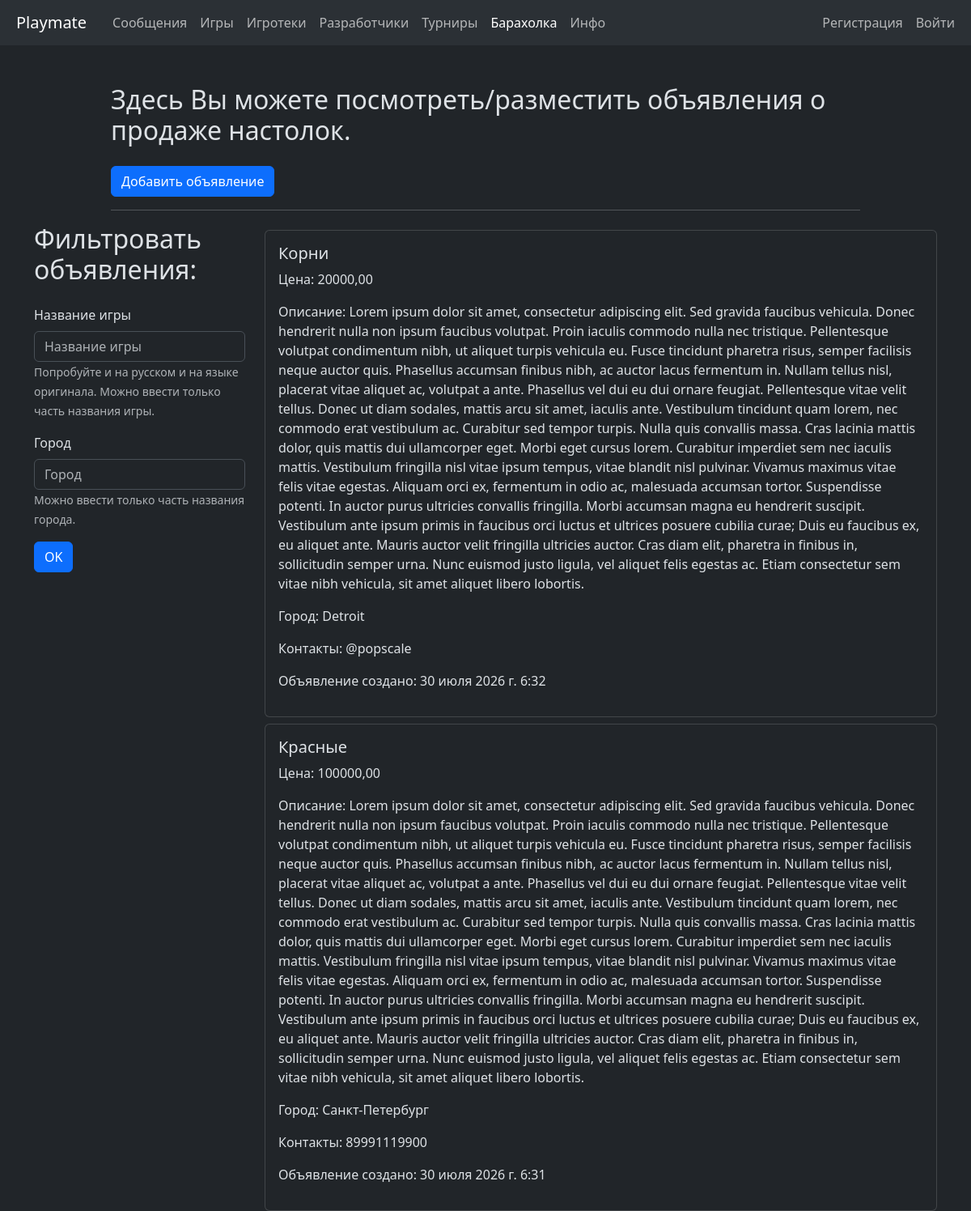
The page /main_app/sale_announcements/ on the database its author committed.
### main_app/models.py (models this page shows, shortened)
class SaleAnnouncement(models.Model):
    boardgame = models.ForeignKey(BoardGame,
                                  verbose_name='Настолка',
                                  help_text='Если в выборе нет нужной игры - создайте ее, пожалуйста ("Игры" в '
                                            'главном меню). Эту Вселенную делаете Вы ))',
                                  on_delete=models.CASCADE,
                                  blank=False,
                                  null=False)
    price = models.DecimalField(verbose_name='Цена',
                                max_digits=8,
                                decimal_places=2,
                                blank=False,
                                null=False)
    description = models.TextField(verbose_name='Описание, состояние и прочее',
                                   blank=False,
                                   null=False)
    city = models.CharField(verbose_name='Укажите Ваш город',
                            max_length=100,
                            blank=True,
                            null=True)
    contact = models.CharField(verbose_name='Контакты',
                               help_text='Укажите контакты для связи',
                               max_length=200,
                               blank=True,
                               null=True)
    created_at = models.DateTimeField(auto_now_add=True)
    created_by = models.ForeignKey(User,
                                   on_delete=models.CASCADE,
                                   null=False,
                                   related_name='sale_ann')
    class Meta:
        verbose_name = "Объявление о продаже"
        verbose_name_plural = "Объявления о продаже"
        ordering = ['-created_at']

class BoardGame(models.Model):
    title = models.CharField(verbose_name='Название игры',
                             blank=False,
                             null=False,
                             max_length=100)
    url_tesera = models.URLField(verbose_name='Ссылка на игру на сайте tesera.ru',
                                 blank=True,
                                 null=True,
                                 max_length=200)
    url_bgg = models.URLField(verbose_name='Ссылка на игру на сайте boardgamegeek.com',
                              blank=True,
                              null=True,
                              max_length=100)
    created_at = models.DateTimeField(auto_now_add=True)
    updated_at = models.DateTimeField(auto_now=True)
    created_by = models.ForeignKey(User,
                                   related_name='created_games',
                                   on_delete=models.SET_NULL,
                                   null=True)
    players= models.ManyToManyField(User,
                                    related_name='liked_games',
                                    null=True)
    class Meta:
        indexes = [
            models.Index(fields=['title'])
        ]
        ordering = ['title']
        verbose_name = 'Настолка'
        verbose_name_plural = 'Настолки'

### main_app/views.py (the view)
# urls.py: path('sale_announcements/', views.SaleAnnouncementsView.as_view(), name='sale_anns'),
class SaleAnnouncementsView(ListView):
    model = SaleAnnouncement
    template_name = 'main_app/sale_announcements.html'
    context_object_name = 'sale_announcements'
    def get_queryset(self):
        queryset = SaleAnnouncement.objects.select_related('boardgame', 'created_by').all()
        game = self.request.GET.get('game')
        city = self.request.GET.get('city')
        if game:
            queryset = queryset.filter(boardgame__title__icontains=game.lower())
        if city:
            queryset = queryset.filter(city__contains=city.lower())
        return queryset
    def get_context_data(self, **kwargs):
        context = super().get_context_data(**kwargs)
        context['form'] = SaleAnnouncementFilterForm()
        return context

### main_app/forms.py (shortened to what this page needs)
class SaleAnnouncementFilterForm(forms.Form):
    game = forms.CharField(label='Название игры',
                           help_text='Попробуйте и на русском и на языке оригинала. '
                                     'Можно ввести только часть названия игры.',
                           max_length=100,
                           strip=True,
                           required=False)
    city = forms.CharField(label='Город',
                           help_text='Можно ввести только часть названия города.',
                           max_length=100,
                           strip=True,
                           required=False)

### main_app/templatetags/active_page.py (called while the page is built)
@register.simple_tag
def active_url(request, path_name, *args, **kwargs):
    try:
        url = reverse(path_name, args=args, kwargs=kwargs)
        if url == request.path:
            return 'active'
    except NoReverseMatch:
        pass
    return ''

### templates/main_app/sale_announcements.html (shortened to what this page needs)
{% extends 'base.html' %}
{% load django_bootstrap5 %}
{% block content %}
<div class="container-sm mt-5">
    <div class="row justify-content-center">
        <div class="col col-lg-10">
            <h2 class="mb-4">Здесь Вы можете посмотреть/разместить объявления о продаже настолок.</h2>
            <a href="{% url 'main:create_sale_anns'%}"
               class="btn btn-primary">Добавить объявление</a>
            <hr>
        </div>
    </div>
    <div class="row justify-content-center">
        <div class="col-lg-3">
            <h2 class="mb-4">Фильтровать объявления:</h2>
            <form method="get" class="form">
                {% bootstrap_form form %}
                {% bootstrap_button button_type='submit' content='OK' %}
            </form>
        </div>
        <div class="col-lg-9">
            {% for ann in sale_announcements %}
                <div class="card mt-2">
                    <div class="card-body">
                        <h5 class="card-title">{{ ann.boardgame.title|capfirst }}</h5>
                        <div class="card-text">
                            <p>Цена: {{ ann.price }}</p>
                            <p>Описание: {{ ann.description }}</p>
                            <p>Город: {{ ann.city }}</p>
                            <p>Контакты: {{ ann.contact }}</p>
                            <p>Объявление создано: {{ ann.created_at }}</p>
                        </div>
                    </div>
                </div>
            {% empty %}
                <p>Пока объявлений нет.</p>
            {% endfor %}
        </div>
    </div>
</div>
{% endblock %}

### rows shown on the page
SaleAnnouncement: boardgame "Корни", price "20000,00", description "Lorem ipsum dolor sit amet, consectetur adipiscing elit. Sed gravida faucibus vehicula. Donec hendrerit nulla non ipsum faucibus volutpat. Proin iaculis commodo nulla nec tristique. Pellentesque volutpat condimentum nibh, ut aliquet turpis vehicula eu. Fusce tincidunt pharetra risus, semper facilisis neque auctor quis. Phasellus accumsan finibus nibh, ac auctor lacus fermentum in. Nullam tellus nisl, placerat vitae aliquet ac, volutpat a ante. Phasellus vel dui eu dui ornare feugiat. Pellentesque vitae velit tellus. Donec ut diam sodales, mattis arcu sit amet, iaculis ante. Vestibulum tincidunt quam lorem, nec commodo erat vestibulum ac. Curabitur sed tempor turpis. Nulla quis convallis…", city "Detroit", contact "@popscale", created_at "30 июля 2026 г. 6:32"
SaleAnnouncement: boardgame "Красные", price "100000,00", description "Lorem ipsum dolor sit amet, consectetur adipiscing elit. Sed gravida faucibus vehicula. Donec hendrerit nulla non ipsum faucibus volutpat. Proin iaculis commodo nulla nec tristique. Pellentesque volutpat condimentum nibh, ut aliquet turpis vehicula eu. Fusce tincidunt pharetra risus, semper facilisis neque auctor quis. Phasellus accumsan finibus nibh, ac auctor lacus fermentum in. Nullam tellus nisl, placerat vitae aliquet ac, volutpat a ante. Phasellus vel dui eu dui ornare feugiat. Pellentesque vitae velit tellus. Donec ut diam sodales, mattis arcu sit amet, iaculis ante. Vestibulum tincidunt quam lorem, nec commodo erat vestibulum ac. Curabitur sed tempor turpis. Nulla quis convallis…", city "Санкт-Петербург", contact "89991119900", created_at "30 июля 2026 г. 6:31"
